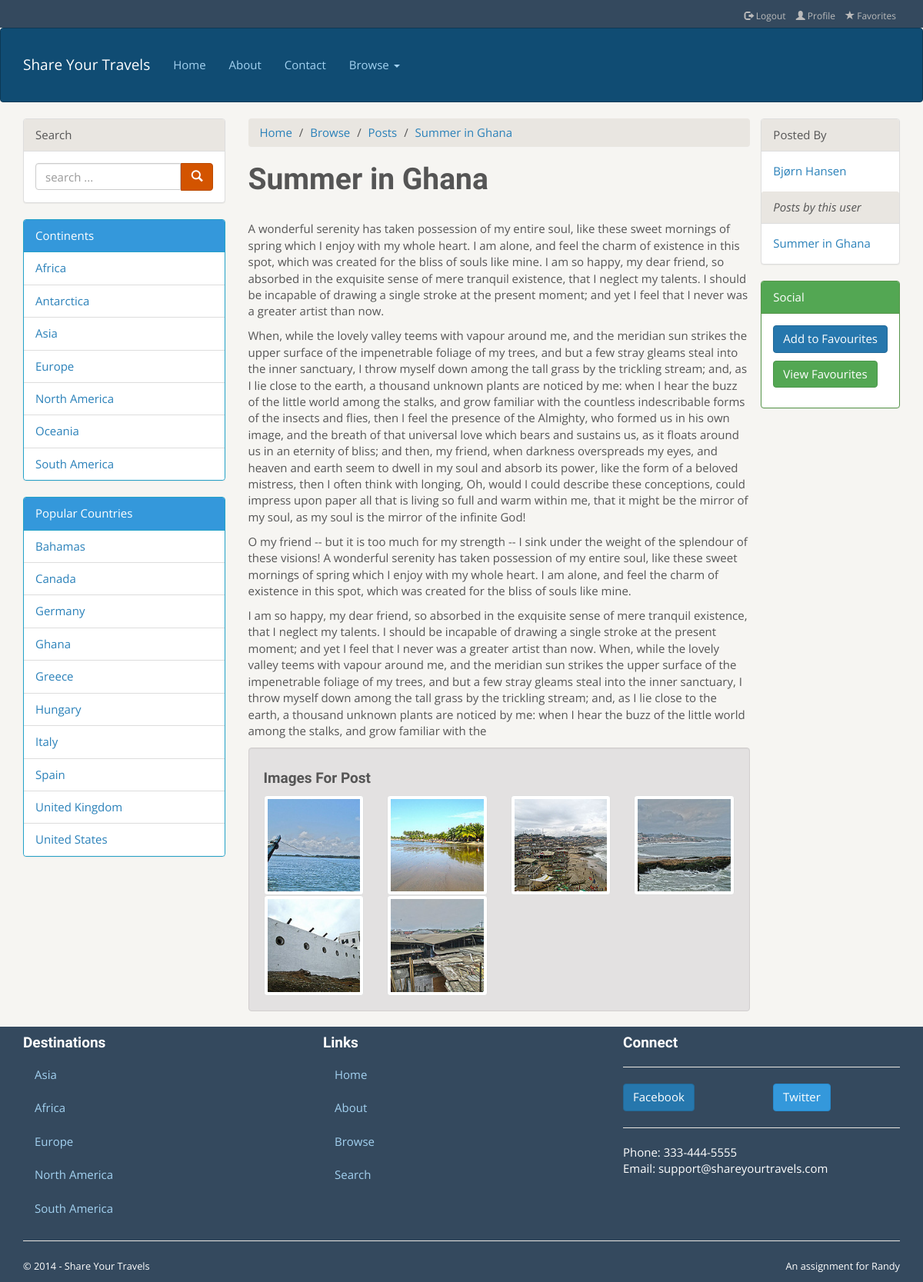
The page /single-post.php?id=17 on the database its author committed.
### tables this page shows
CREATE TABLE `GeoContinents` (
  `ContinentCode` VARCHAR(2) NOT NULL, 
  `ContinentName` VARCHAR(255), 
  `GeoNameId` INTEGER, 
  INDEX (`GeoNameId`), 
  PRIMARY KEY (`ContinentCode`)
);

CREATE TABLE `GeoCountries` (
  `ISO` VARCHAR(255) NOT NULL, 
  `fipsCountryCode` VARCHAR(255), 
  `ISO3` VARCHAR(255), 
  `ISONumeric` VARCHAR(255), 
  `CountryName` VARCHAR(255), 
  `Capital` VARCHAR(255), 
  `GeoNameID` INTEGER, 
  `Area` VARCHAR(255), 
  `Population` INTEGER, 
  `Continent` VARCHAR(255), 
  `TopLevelDomain` VARCHAR(255), 
  `CurrencyCode` VARCHAR(255), 
  `CurrencyName` VARCHAR(255), 
  `PhoneCountryCode` VARCHAR(255), 
  `Languages` VARCHAR(255), 
  `PostalCodeFormat` VARCHAR(255), 
  `PostalCodeRegex` VARCHAR(255), 
  `Neighbours` VARCHAR(255), 
  `CountryDescription` LONGTEXT, 
  INDEX (`CurrencyCode`), 
  INDEX (`GeoNameID`), 
  PRIMARY KEY (`ISO`)
);

CREATE TABLE `TravelPost` (
  `PostID` INTEGER NOT NULL AUTO_INCREMENT, 
  `UID` INTEGER, 
  `ParentPost` INTEGER, 
  `Title` VARCHAR(255), 
  `Message` LONGTEXT, 
  `PostTime` DATETIME, 
  PRIMARY KEY (`PostID`), 
  INDEX (`UID`)
);

CREATE TABLE `TravelImage` (
  `ImageID` INTEGER NOT NULL AUTO_INCREMENT, 
  `UID` INTEGER, 
  `Path` VARCHAR(255), 
  `ImageContent` LONGBLOB, 
  PRIMARY KEY (`ImageID`), 
  INDEX (`UID`)
);

CREATE TABLE `TravelUserDetails` (
  `UID` INTEGER NOT NULL, 
  `FirstName` VARCHAR(255), 
  `LastName` VARCHAR(255), 
  `Address` VARCHAR(255), 
  `City` VARCHAR(255), 
  `Region` VARCHAR(255), 
  `Country` VARCHAR(255), 
  `Postal` VARCHAR(255), 
  `Phone` VARCHAR(255), 
  `Email` VARCHAR(255), 
  `Privacy` VARCHAR(255), 
  PRIMARY KEY (`UID`)
);

### includes/travel-left-rail.inc.php (the view, shortened to what this page needs)
<?php
	include_once "functions.php";
?>
      <div class="panel panel-default">
           <div class="panel-heading">Search</div>
           <div class="panel-body">
             <form>
               <div class="input-group">
                  <input type="text" class="form-control" placeholder="search ...">
                  <span class="input-group-btn">
                    <button class="btn btn-warning" type="button"><span class="glyphicon glyphicon-search"></span>
                    </button>
                  </span>
               </div>
             </form>
           </div>
         </div>
         <div class="panel panel-info">
           <div class="panel-heading">Continents</div>
           <ul class="list-group">
				<?php
				try
				{
					$pdo = databaseConnection();
					$sql = "SELECT ContinentName FROM GeoContinents";
					$result = $pdo->query($sql);
					foreach ($result as $statement)
					{
						echo "<li class='list-group-item'><a href='#'>" . $statement['ContinentName'] . "</a></li>";
					}
				}
				catch(PDOException $e)
				{
					die( $e->getMessage() );
				}
				?>
           </ul>
         </div>
         <div class="panel panel-info">
           <div class="panel-heading">Popular Countries</div>
           <ul class="list-group">
				<?php
				try
				{
					$pdo = databaseConnection();
					$sql = "SELECT DISTINCT CountryName, ISO \n"
    					. "FROM `GeoCountries` \n"
    					. "INNER JOIN TravelImageDetails\n"
    					. "ON ISO = CountryCodeISO\n"
    					. "ORDER BY `CountryName` ASC";
					$result = $pdo->query($sql);
					foreach ($result as $statement)
					{
						echo "<li class='list-group-item'><a href='single-country.php?iso=" . $statement['ISO'] .  "'>" ;
						echo $statement['CountryName'] . "</a></li>";
					}
				}
				catch(PDOException $e)
				{
					die( $e->getMessage() );
				}
				?>
           </ul>
         </div>

### single-post.php (shortened to what this page needs)
<?php
	include_once "functions.php";
?>
<!DOCTYPE html>
<html lang="en">
  <head>
    <link href="bootstrap3_travelTheme/dist/css/bootstrap.min.css" rel="stylesheet">
    <link href="bootstrap3_travelTheme/theme.css" rel="stylesheet">
  </head>
  <body>
<?php
include "includes/travel-header.inc.php";
 ?>
   <div class="container">
   <div class="row">
  <div class="col-md-3">
   	<?php
	include "includes/travel-left-rail.inc.php";
	$posts = findPostRow();
	?>
   </div>
      <div class="col-md-7">
         <ol class="breadcrumb">
           <li><a href="index.php">Home</a></li>
           <li><a href="browse.php">Browse</a></li>
           <li><a href="browse-posts.php">Posts</a></li>
           <li><a href="#" class="active"><?php echo $posts['Title']; ?></a></li>
         </ol>
         <div>
        <?php
        echo "<h1>". $posts['Title'] . "</h1></br>";
        echo "<p>" . $posts['Message'] . "</p>";
        ?>
        </div>
           	<div class="well">
           		<h4>Images For Post</h4>
            	<div class="row">
            	<?php
            		$pdo = databaseConnection();
					$sql = "SELECT TravelPost.UID, TravelPost.PostID, Path, TravelImage.ImageID, TravelImageDetails.Title \n"
    				. "FROM TravelPost\n"
    				. "INNER JOIN TravelImage\n"
    				. "ON TravelImage.UID = TravelPost.UID\n"
    				. "INNER JOIN TravelImageDetails\n"
    				. "ON TravelImageDetails.ImageID = TravelImage.ImageID\n"
    				. "WHERE TravelPost.PostID = " . $_GET['id'];
    				$result = $pdo->query($sql);
        			images($result);
        		?>
        		</div>
        	</div>
      </div>
   	<div class="col-md-2">
   	<?php include "includes/travel-right-rail-post.inc.php";?>
   </div>
   </div>
</div>
<?php
include "includes/travel-footer.inc.php";
?>
</body>
</html>

### functions.php (shortened to what this page needs)
<?php
	function databaseConnection()
	{
		try
		{
			$user = "testuser";
			$pass = "mypassword";
			$db = "travels";
			$host = "localhost";
			$connString = "mysql:host=$host;dbname=$db";
			$pdo = new PDO($connString, $user, $pass);
			return $pdo;
		}
		catch(PDOException $e)
		{
			die( $e->getMessage() );
			$pdo = null;
		}
	 }
	function rightPanelUser($result)
	{
    	foreach ($result as $statement)
    		{
    				$row = $statement;
    				$row['FirstName'] = utf8_encode($row['FirstName']);
					$row['LastName'] = utf8_encode($row['LastName']);
					$name = $row['FirstName'] . " " . $row['LastName'];
    				echo "<div class='panel-body'><a href='single-user.php?id=" . $statement['UID'] . "'>" . $name . "</a></div>";
    				$UID = $statement['UID'];
			}
				return $UID;
	}
	function rightPanelPost($result, $UID)
	{
    	foreach ($result as $statement)
    	{
			if ($statement['UID'] == $UID)
    		{
    			echo "<div class='panel-body'><a href='single-post.php?id=" . $statement['PostID'] . "'>";
    			echo  $statement['Title'] . "</a>" . "</div>";
    		}
    	}
	}
	function images($result)
	{
		foreach ($result as $picture)
        {
    		echo "<div class='col-md-3'>";
    		echo "<a href='single-image.php?id=" . $picture['ImageID'] . "'>";
    		echo "<img src='travel-images/square-medium/" . $picture['Path'] . "' alt='" . $picture['Title'] . "' class='img-thumbnail'/>" ;
      		echo "</a>";
     		echo "</div>";
       	}
	}
	function findPostRow()
	{
		$pdo = databaseConnection();
		$sql = "SELECT Title, Message, TravelPost.UID, FirstName, LastName, PostID, ImageID, Path \n"
    	. "FROM TravelPost\n"
    	. "INNER JOIN TravelUserDetails\n"
    	. "ON TravelUserDetails.UID = TravelPost.UID\n"
    	. "INNER JOIN TravelImage\n"
    	. "ON TravelImage.UID = TravelUserDetails.UID\n"
    	. "WHERE PostID = " . $_GET['id'] . " ORDER BY `TravelPost`.`UID` ASC";
		$result = $pdo->query($sql);
		foreach ($result as $statement)
		{
				$row = $statement;
				$row['FirstName'] = utf8_encode($row['FirstName']);
				$row['LastName'] = utf8_encode($row['LastName']);
				$row['Message'] = utf8_encode($row['Message']);
				$row['Title'] = utf8_encode($row['Title']);
				break;
		}
		return $row;
	}
?>

### rows shown on the page
geocontinents: ContinentName "Africa"
geocontinents: ContinentName "Antarctica"
geocontinents: ContinentName "Asia"
geocontinents: ContinentName "Europe"
geocontinents: ContinentName "North America"
geocontinents: ContinentName "Oceania"
geocontinents: ContinentName "South America"
geocountries: CountryName "Bahamas"
geocountries: CountryName "Canada"
geocountries: CountryName "Germany"
geocountries: CountryName "Ghana"
geocountries: CountryName "Greece"
geocountries: CountryName "Hungary"
geocountries: CountryName "Italy"
geocountries: CountryName "Spain"
geocountries: CountryName "United Kingdom"
geocountries: CountryName "United States"
travelpost: Title "Summer in Ghana", Message "A wonderful serenity has taken possession of my entire soul, like these sweet mornings of spring which I enjoy with my whole heart. I am alone, and feel the charm of existence in this spot, which was created for the bliss of souls like mine. I am so happy, my dear friend, so absorbed in the exquisite sense of mere tranquil existence, that I neglect my talents. I should be incapable of drawing a single stroke at the present moment; and yet I feel that I never was a greater artist than now. When, while the lovely valley teems with vapour around me, and the meridian sun strikes the upper surface of the impenetrable foliage of my trees, and but a few stray gleams steal into the inner sanctuary,…", travelimage.Path (picture)
traveluserdetails: name "Bjørn Hansen"
